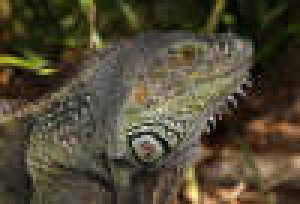
#> input picture datasets/images/camera_canon_40d.jpg, 100 x 68 px (shown 3 times larger)
$ python -i enhance.py   (imports and definitions only)   (older library calls are emulated)
#> lines starting #> are read from the running program, lines starting #| are printed output that depends on the picture; after the words box and inside, x2 and y2 are one past the last pixel; in counts of white or black regions, pixels touching at a corner belong together
"""Photometric analysis and enhancement.

`analyze` measures what is wrong with an image; `enhance` fixes only those
problems (each step is recorded so the report explains what was done):

  impulse noise    -> median filter
  gaussian noise   -> non-local means denoise
  uneven lighting  -> background division (shadow removal)
  exposure         -> percentile contrast stretch + gamma to a target level
  low contrast     -> CLAHE on the lightness channel
  faded colour     -> saturation (chroma) boost
  blur             -> unsharp mask scaled to the measured blur

`line_variants` produces a few alternative renderings of one text-line crop
(original, enhanced, normalised grey, binarised, deblurred, polarity-fixed)
for the recogniser to choose from.
"""

import cv2
import numpy as np


def to_gray(image):
    return cv2.cvtColor(image, cv2.COLOR_BGR2GRAY) if image.ndim == 3 else image


def to_bgr(image):
    return cv2.cvtColor(image, cv2.COLOR_GRAY2BGR) if image.ndim == 2 else image


def noise_sigma(gray):
    """Immerkaer's fast noise estimate (std of additive Gaussian noise)."""
    kernel = np.array([[1, -2, 1], [-2, 4, -2], [1, -2, 1]], np.float32)
    h, w = gray.shape
    if h < 3 or w < 3:
        return 0.0
    response = np.abs(cv2.filter2D(gray.astype(np.float32), -1, kernel))
    # Ignore strong edges (text strokes) so they are not mistaken for noise.
    response = response[response < np.percentile(response, 90)]
    return float(np.sqrt(np.pi / 2.0) * response.mean() / 6.0) if response.size else 0.0


def impulse_ratio(gray):
    """Share of isolated pure-black/white pixels (salt-and-pepper)."""
    median = cv2.medianBlur(gray, 3)
    extreme = (gray <= 5) | (gray >= 250)
    isolated = np.abs(gray.astype(np.int16) - median.astype(np.int16)) > 80
    return float(np.mean(extreme & isolated))


def blur_score(gray):
    """Variance of the Laplacian, normalised by contrast (higher = sharper)."""
    contrast = float(np.percentile(gray, 98) - np.percentile(gray, 2)) or 1.0
    lap = cv2.Laplacian(gray, cv2.CV_32F)
    return float(lap.var()) / (contrast ** 2) * 1000.0


def illumination_unevenness(gray, dark_text=True):
    """Relative spread of the low-frequency background (0 = flat lighting).

    Text is removed first with a morphological close (dark ink) or open
    (light ink), so only the paper/sign lighting is measured.
    """
    h, w = gray.shape
    scale = 256.0 / max(h, w)
    small = cv2.resize(gray, None, fx=scale, fy=scale, interpolation=cv2.INTER_AREA) if scale < 1 else gray
    k = max(3, (min(small.shape) // 8) | 1)
    op = cv2.MORPH_CLOSE if dark_text else cv2.MORPH_OPEN
    background = cv2.medianBlur(cv2.morphologyEx(small, op, np.ones((k, k), np.uint8)), k)
    mean = float(background.mean()) or 1.0
    return float(np.percentile(background, 95) - np.percentile(background, 5)) / max(mean, 32.0)


def text_is_dark(gray):
    """Polarity guess for a whole image or crop: text is the minority class.

    Otsu splits pixels into two classes; the smaller class is the ink. Dark
    text on a light background returns True.
    """
    threshold, binary = cv2.threshold(gray, 0, 255, cv2.THRESH_BINARY + cv2.THRESH_OTSU)
    bright_share = float(np.mean(binary > 0))
    return bright_share >= 0.5


def ink_contrast(gray):
    """Grey-level gap between the ink and background classes (Otsu split).

    Percentile ranges fail on pages where ink covers under 2% of pixels.
    """
    threshold, _ = cv2.threshold(gray, 0, 255, cv2.THRESH_BINARY + cv2.THRESH_OTSU)
    low, high = gray[gray <= threshold], gray[gray > threshold]
    if not low.size or not high.size:
        return 0.0
    return float(np.median(high) - np.median(low))


def analyze(image):
    """Measure the problems the enhancer may need to fix."""
    gray = to_gray(image)
    hsv = cv2.cvtColor(to_bgr(image), cv2.COLOR_BGR2HSV)
    dark_text = text_is_dark(gray)
    return {
        "width": int(image.shape[1]),
        "height": int(image.shape[0]),
        "brightness": round(float(gray.mean()), 1),
        "median": round(float(np.median(gray)), 1),
        "contrast": round(ink_contrast(gray), 1),
        "blur": round(blur_score(gray), 2),
        "noise": round(noise_sigma(gray), 2),
        "impulse": round(impulse_ratio(gray), 4),
        "unevenness": round(illumination_unevenness(gray, dark_text), 3),
        "saturation": round(float(hsv[..., 1].mean()), 1),
        "dark_text": bool(dark_text),
    }


def _gamma_lut(gamma):
    return np.clip(((np.arange(256) / 255.0) ** gamma) * 255.0 + 0.5, 0, 255).astype(np.uint8)


def flatten_illumination(lightness, dark_text):
    """Divide out the slowly varying background (shadows, vignetting)."""
    h, w = lightness.shape
    k = max(15, (min(h, w) // 12) | 1)
    k = min(k, 101)
    op = cv2.MORPH_CLOSE if dark_text else cv2.MORPH_OPEN
    background = cv2.morphologyEx(lightness, op, cv2.getStructuringElement(cv2.MORPH_ELLIPSE, (k, k)))
    background = cv2.GaussianBlur(background, (0, 0), k / 3.0).astype(np.float32)
    light = lightness.astype(np.float32)
    # Gain is capped: a shadow at 30% is fully recovered, but a black night
    # sky is not amplified into grey sensor noise.
    max_gain = 3.0
    if dark_text:
        flat = light * np.minimum(235.0 / np.maximum(background, 1.0), max_gain)
    else:  # bright text on dark background: flatten the dark floor instead
        flat = 255.0 - (255.0 - light) * np.minimum(235.0 / np.maximum(255.0 - background, 1.0), max_gain)
    return np.clip(flat, 0, 255).astype(np.uint8)


def stretch_levels(lightness, low_pct=1.0, high_pct=99.0):
    """Map the [low, high] percentile range onto the full 0..255 range."""
    lo, hi = np.percentile(lightness, [low_pct, high_pct])
    if hi - lo < 8:
        return lightness, False
    scaled = (lightness.astype(np.float32) - lo) * (255.0 / (hi - lo))
    return np.clip(scaled, 0, 255).astype(np.uint8), True


def unsharp(image, sigma, amount):
    blurred = cv2.GaussianBlur(image, (0, 0), sigma)
    return cv2.addWeighted(image, 1.0 + amount, blurred, -amount, 0)


def enhance(image, metrics=None):
    """Return (enhanced BGR image, [step descriptions], metrics)."""
    metrics = metrics or analyze(image)
    out = to_bgr(image).copy()
    steps = []

    if metrics["impulse"] > 0.004:
        out = cv2.medianBlur(out, 3)
        steps.append(f"median_denoise (impulse noise {metrics['impulse']:.1%})")
    sigma = noise_sigma(to_gray(out))
    if sigma > 6.0:
        strength = float(np.clip(sigma * 0.9, 5, 18))
        out = cv2.fastNlMeansDenoisingColored(out, None, strength, strength, 7, 21)
        steps.append(f"nl_means_denoise (noise sigma {sigma:.1f}, h={strength:.0f})")

    lab = cv2.cvtColor(out, cv2.COLOR_BGR2LAB)
    lightness, chan_a, chan_b = cv2.split(lab)
    dark_text = metrics["dark_text"]

    if metrics["unevenness"] > 0.18:
        lightness = flatten_illumination(lightness, dark_text)
        steps.append(f"flatten_illumination (unevenness {metrics['unevenness']:.2f})")

    lightness, stretched = stretch_levels(lightness)
    if stretched and (metrics["contrast"] < 200 or metrics["brightness"] < 90 or metrics["brightness"] > 200):
        steps.append(f"levels_stretch (contrast {metrics['contrast']:.0f} -> full range)")
    # Exposure: push the background (majority) towards a comfortable level.
    background_level = float(np.median(lightness))
    target = 225.0 if dark_text else 40.0
    if 5 < background_level < 250 and abs(background_level - target) > 25:
        gamma = float(np.clip(np.log(target / 255.0) / np.log(background_level / 255.0), 0.35, 2.5))
        lightness = cv2.LUT(lightness, _gamma_lut(gamma))
        steps.append(f"gamma {gamma:.2f} (background {background_level:.0f} -> {target:.0f})")

    if metrics["contrast"] < 120 or metrics["unevenness"] > 0.18:
        tile = 8
        lightness = cv2.createCLAHE(clipLimit=2.0, tileGridSize=(tile, tile)).apply(lightness)
        steps.append("clahe (local contrast)")

    # Saturation: restore faded colour (cosmetic; OCR reads lightness).
    # Smoothed so colour noise does not count as colour.
    smooth_a = cv2.GaussianBlur(chan_a, (0, 0), 3).astype(np.float32) - 128
    smooth_b = cv2.GaussianBlur(chan_b, (0, 0), 3).astype(np.float32) - 128
    chroma = np.hypot(smooth_a, smooth_b)
    if metrics["saturation"] < 60 and float(chroma.mean()) > 4.0:
        boost = 1.5
        chan_a = np.clip((chan_a.astype(np.float32) - 128) * boost + 128, 0, 255).astype(np.uint8)
        chan_b = np.clip((chan_b.astype(np.float32) - 128) * boost + 128, 0, 255).astype(np.uint8)
        steps.append(f"saturation x{boost}")
    out = cv2.cvtColor(cv2.merge((lightness, chan_a, chan_b)), cv2.COLOR_LAB2BGR)

    if metrics["blur"] < 25:
        amount = float(np.clip(1.6 - metrics["blur"] / 25.0, 0.6, 1.6))
        out = unsharp(out, 1.4, amount)
        steps.append(f"unsharp_mask x{amount:.1f} (blur score {metrics['blur']:.1f})")
    return out, steps, metrics


# [48 lines left out: functions normalise_polarity, gaussian_psf, motion_psf, deblur_candidates, refine_params, not called in this run]


def psf_from_params(params):
    return gaussian_psf(params[1]) if params[0] == "gauss" else motion_psf(params[1], params[2])


DEBLUR_HEIGHT = 64  # deblur at (about) the recogniser's own input scale


# [44 lines left out: functions to_deblur_scale, deconvolve, line_variants, not called in this run]

>>> import cv2
>>> picture = cv2.imread('../../datasets/images/camera_canon_40d.jpg')
#> picture is the input picture: shape (68, 100, 3); mean B, G, R 52.9, 72.8, 80
>>> result = enhance(picture)
#> in analyze, `hsv = cv2.cvtColor(to_bgr(image), cv2.COLOR_BGR2HSV)`: hsv: shape (68, 100, 3); mean H, S, V 25.2, 105.3, 81.1
#> in text_is_dark, `threshold, binary = cv2.threshold(gray, 0, 255, cv2.THRESH_BINARY + cv..`:
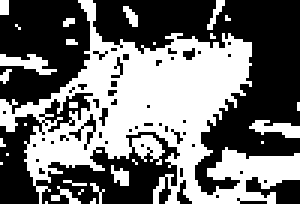
#> binary: shape (68, 100) (shown 3 times larger); 44% white; 28 white regions (21 under 20 px), largest, box (x1, y1, x2, y2) and area: (0, 0, 100, 68) 2685, (0, 18, 19, 25) 65, (83, 40, 100, 46) 59
#> in text_is_dark, `threshold, binary = cv2.threshold(gray, 0, 255, cv2.THRESH_BINARY + cv..`: threshold = 76
#> in text_is_dark, `bright_share = float(np.mean(binary > 0))`: bright_share = 0.44
#> in analyze, `dark_text = text_is_dark(gray)`: dark_text = False
#> in ink_contrast, `threshold, _ = cv2.threshold(gray, 0, 255, cv2.THRESH_BINARY + cv2.THR..`: threshold = 76
#> in ink_contrast, `low, high = gray[gray <= threshold], gray[gray > threshold]`: low = 3805 values, max 76 at index 443, min 1 at index 1732, mean 43.03; high = 2995 values, max 237 at index 2855, min 77 at index 47, mean 110.4
#> in blur_score, `contrast = float(np.percentile(gray, 98) - np.percentile(gray, 2)) or ..`: contrast = 148
#> in noise_sigma, `kernel = np.array([[1, -2, 1], [-2, 4, -2], [1, -2, 1]], np.float32)`: kernel = [[1, -2, 1], [-2, 4, -2], [1, -2, 1]]
#> in noise_sigma, `response = response[response < np.percentile(response, 90)]`: response = 6116 values, max 66 at index 2694, min 0 at index 17, mean 13.72
#> in impulse_ratio, `extreme = (gray <= 5) | (gray >= 250)`: extreme: shape (68, 100) bool; 0.28% white in thin lines or dots, all inside (x1, y1, x2, y2) = (6, 1, 96, 48)
#> in impulse_ratio, `isolated = np.abs(gray.astype(np.int16) - median.astype(np.int16)) > 80`:
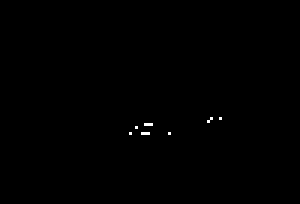
#> isolated: shape (68, 100) bool (shown 3 times larger); 0.18% white in thin lines or dots, all inside (x1, y1, x2, y2) = (43, 39, 74, 45)
#> in illumination_unevenness, `h, w = gray.shape`: h = 68; w = 100
#> in illumination_unevenness, `scale = 256.0 / max(h, w)`: scale = 2.56
#> in illumination_unevenness, `op = cv2.MORPH_CLOSE if dark_text else cv2.MORPH_OPEN`: op = 2
#> in illumination_unevenness, `background = cv2.medianBlur(cv2.morphologyEx(small, op, np.ones((k, k)..`:
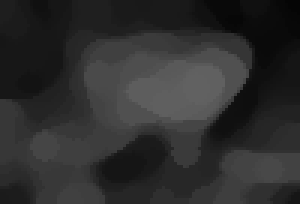
#> background: shape (68, 100) (shown 3 times larger); min 5, max 97, mean 45.7
#> in illumination_unevenness, `mean = float(background.mean()) or 1.0`: mean = 45.68
#> in enhance, `metrics = metrics or analyze(image)`: metrics = 11 items
#> in enhance, `sigma = noise_sigma(to_gray(out))`: sigma = 2.87
#> in enhance, `lab = cv2.cvtColor(out, cv2.COLOR_BGR2LAB)`: lab: shape (68, 100, 3); mean of channels 0, 1, 2 77.8, 127.8, 140.6
#> in enhance, `lightness, chan_a, chan_b = cv2.split(lab)`:
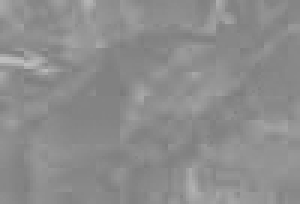
#> chan_b: shape (68, 100) (shown 3 times larger); min 122, max 190, mean 140.6
#> in enhance, `dark_text = metrics["dark_text"]`: dark_text = False
#> in flatten_illumination, `op = cv2.MORPH_CLOSE if dark_text else cv2.MORPH_OPEN`: op = 2
#> in flatten_illumination, `return np.clip(flat, 0, 255).astype(np.uint8)`:
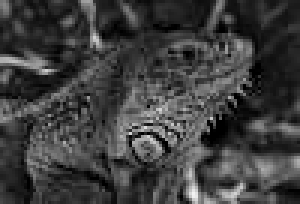
#> returned value: shape (68, 100) (shown 3 times larger); min 0, max 242, mean 62
#> in stretch_levels, `lo, hi = np.percentile(lightness, [low_pct, high_pct])`: lo = 0; hi = 174
#> in enhance, `lightness, stretched = stretch_levels(lightness)`:
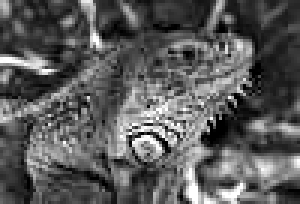
#> lightness: shape (68, 100) (shown 3 times larger); min 0, max 255, mean 90.1
#> in enhance, `lightness, stretched = stretch_levels(lightness)`: stretched = True
#> in enhance, `background_level = float(np.median(lightness))`: background_level = 77
#> in enhance, `target = 225.0 if dark_text else 40.0`: target = 40
#> in enhance, `gamma = float(np.clip(np.log(target / 255.0) / np.log(background_level..`: gamma = 1.55
#> in enhance, `out = cv2.cvtColor(cv2.merge((lightness, chan_a, chan_b)), cv2.COLOR_L..`:
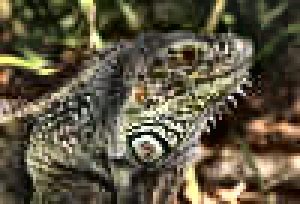
#> out: shape (68, 100, 3) (shown 3 times larger); mean B, G, R 66.4, 86.6, 94

$ run again, on datasets/images/camera_nikon_d70.jpg
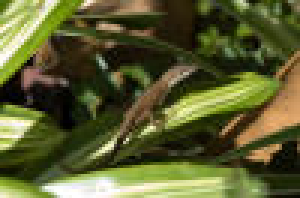
#> input picture datasets/images/camera_nikon_d70.jpg, 100 x 66 px (shown 3 times larger)
#> picture is the input picture: shape (66, 100, 3); mean B, G, R 48, 93.4, 90.9
#> hsv: shape (66, 100, 3); mean H, S, V 32.6, 157.4, 98.8
#> in text_is_dark, `threshold, binary = cv2.threshold(gray, 0, 255, cv2.THRESH_BINARY + cv..`:
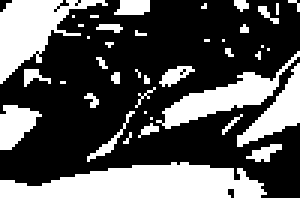
#> binary: shape (66, 100) (shown 3 times larger); 33.8% white; 41 white regions (31 under 20 px), largest, box (x1, y1, x2, y2) and area: (0, 54, 89, 66) 745, (0, 0, 36, 28) 425, (52, 17, 100, 43) 332
#> in text_is_dark, `threshold, binary = cv2.threshold(gray, 0, 255, cv2.THRESH_BINARY + cv..`: threshold = 106
#> bright_share = 0.338
#> in analyze, `dark_text = text_is_dark(gray)`: dark_text = False
#> in ink_contrast, `threshold, _ = cv2.threshold(gray, 0, 255, cv2.THRESH_BINARY + cv2.THR..`: threshold = 106
#> low = 4368 values, max 106 at index 58, min 0 at index 2400, mean 47.4; high = 2232 values, max 255 at index 2009, min 107 at index 74, mean 165.8
#> contrast = 232
#> kernel = [[1, -2, 1], [-2, 4, -2], [1, -2, 1]]
#> in noise_sigma, `response = response[response < np.percentile(response, 90)]`: response = 5929 values, max 63 at index 1208, min 0 at index 9, mean 16.07
#> extreme: shape (66, 100) bool; 2.1% white in thin lines or dots, all inside (x1, y1, x2, y2) = (0, 7, 99, 66)
#> isolated: shape (66, 100) bool; 0.05% white in thin lines or dots, all inside (x1, y1, x2, y2) = (41, 39, 80, 48)
#> in illumination_unevenness, `h, w = gray.shape`: h = 66; w = 100
#> scale = 2.56
#> in illumination_unevenness, `op = cv2.MORPH_CLOSE if dark_text else cv2.MORPH_OPEN`: op = 2
#> mean = 54.53
#> metrics = 11 items
#> sigma = 3.36
#> lab: shape (66, 100, 3); mean of channels 0, 1, 2 94.6, 120.2, 152
#> in enhance, `dark_text = metrics["dark_text"]`: dark_text = False
#> in flatten_illumination, `op = cv2.MORPH_CLOSE if dark_text else cv2.MORPH_OPEN`: op = 2
#> lo = 0; hi = 245
#> stretched = True
#> background_level = 64
#> target = 40
#> in enhance, `out = cv2.cvtColor(cv2.merge((lightness, chan_a, chan_b)), cv2.COLOR_L..`:
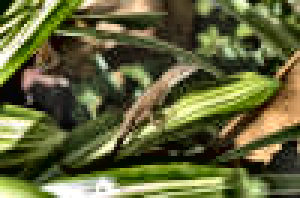
#> out: shape (66, 100, 3) (shown 3 times larger); mean B, G, R 58.4, 101.6, 99.3

$ run again, on datasets/images/camera_pentax_k10d.jpg
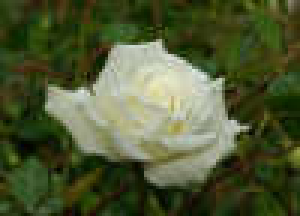
#> input picture datasets/images/camera_pentax_k10d.jpg, 100 x 72 px (shown 3 times larger)
#> picture is the input picture: shape (72, 100, 3); mean B, G, R 51.6, 88.1, 78.7
#> hsv: shape (72, 100, 3); mean H, S, V 37.9, 150.2, 89.1
#> in text_is_dark, `threshold, binary = cv2.threshold(gray, 0, 255, cv2.THRESH_BINARY + cv..`:
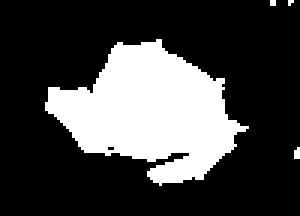
#> binary: shape (72, 100) (shown 3 times larger); 26.2% white; 4 white regions (3 under 20 px), largest, box (x1, y1, x2, y2) and area: (15, 13, 83, 62) 1869
#> in text_is_dark, `threshold, binary = cv2.threshold(gray, 0, 255, cv2.THRESH_BINARY + cv..`: threshold = 110
#> bright_share = 0.262
#> in analyze, `dark_text = text_is_dark(gray)`: dark_text = False
#> in ink_contrast, `threshold, _ = cv2.threshold(gray, 0, 255, cv2.THRESH_BINARY + cv2.THR..`: threshold = 110
#> low = 5317 values, max 110 at index 1520, min 2 at index 3280, mean 48.85; high = 1883 values, max 233 at index 334, min 111 at index 489, mean 172.4
#> contrast = 192
#> kernel = [[1, -2, 1], [-2, 4, -2], [1, -2, 1]]
#> in noise_sigma, `response = response[response < np.percentile(response, 90)]`: response = 6467 values, max 24 at index 684, min 0 at index 2, mean 5.61
#> extreme: shape (72, 100) bool; 0.14% white in thin lines or dots, all inside (x1, y1, x2, y2) = (7, 44, 84, 68)
#> isolated: shape (72, 100) bool; every value is 0
#> in illumination_unevenness, `h, w = gray.shape`: h = 72; w = 100
#> scale = 2.56
#> in illumination_unevenness, `op = cv2.MORPH_CLOSE if dark_text else cv2.MORPH_OPEN`: op = 2
#> mean = 64.78
#> metrics = 11 items
#> sigma = 1.17
#> lab: shape (72, 100, 3); mean of channels 0, 1, 2 88.6, 117.9, 147.5
#> in enhance, `dark_text = metrics["dark_text"]`: dark_text = False
#> in flatten_illumination, `op = cv2.MORPH_CLOSE if dark_text else cv2.MORPH_OPEN`: op = 2
#> lo = 0; hi = 174
#> stretched = True
#> background_level = 67
#> target = 40
#> gamma = 1.39
#> amount = 0.773
#> in unsharp, `return cv2.addWeighted(image, 1.0 + amount, blurred, -amount, 0)`:
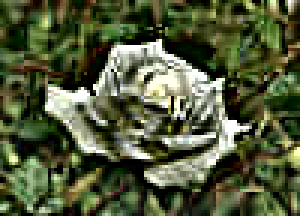
#> returned value: shape (72, 100, 3) (shown 3 times larger); mean of channels 0, 1, 2 58, 89.6, 81.3; drawn as B, G, R
